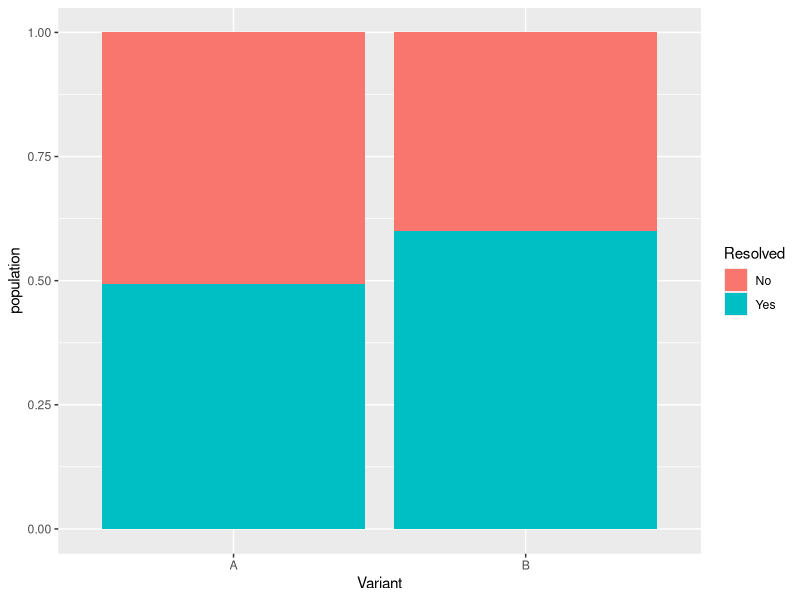
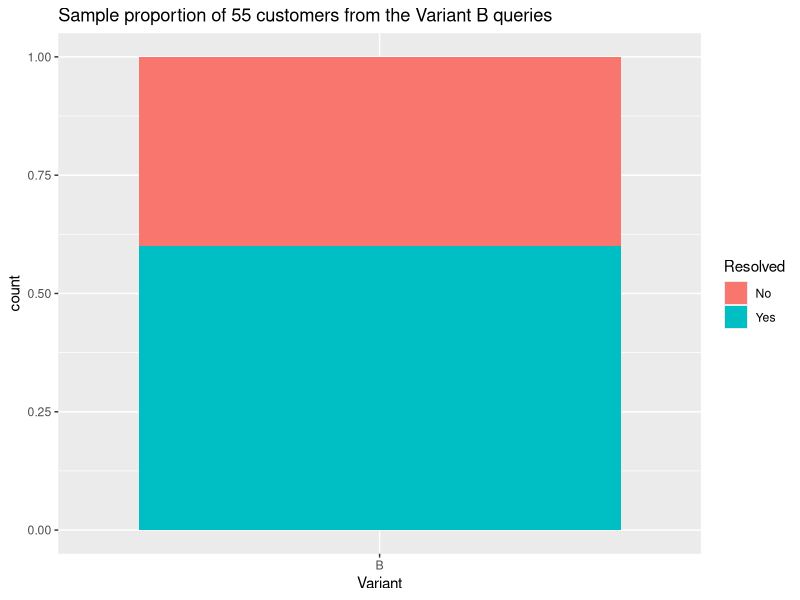

Here is the R script that generated these plots, in order:
## ---- chunk 1
library("tidyverse")
## ---- chunk 2
data <- data.frame(read.csv("./ab_test.csv", header = TRUE, sep = ","))

population <- count(data)$n
## ---- chunk 3
ggplot(data, aes(fill=Resolved, y=population, x=Variant)) +
  geom_bar(position = "fill", stat = "identity")

## ---- chunk 4
newVariantSample <- data %>%
  select(Variant, Time, Resolved) %>%
  filter(Variant == 'B')

visitsBelow3min <- newVariantSample %>%
  select(Time, Resolved) %>%
  filter(Time <= 180)

cntNewVariantSample <- count(newVariantSample)$n
cntVisitsBelow3min <- count(visitsBelow3min)$n

probabilityVisitBelow3min <- round(cntVisitsBelow3min / cntNewVariantSample, 3)

sprintf("Probability of a visit time below 3 minutes on the new variant (Variant B) = %s / %s = %s", cntVisitsBelow3min, cntNewVariantSample, probabilityVisitBelow3min)
## ---- chunk 5
oneDaySample <- sample_n(newVariantSample, 55) %>%
  summarise(count= n(), Time, Resolved, Variant)

ggplot(data = oneDaySample, aes(x = Variant, y = count, fill = Resolved)) +
  geom_bar(position = "fill", stat = "identity") +
  ggtitle("Sample proportion of 55 customers from the Variant B queries")
## ---- chunk 6
set.seed(4500)
dailyCnt <- list()

for (x in 1:10) {
  day <- sample_n(newVariantSample, 55)

  dailyCnt <- append(dailyCnt, day %>%
    select(Resolved) %>%
    filter(Resolved == "Yes") %>%
    summarise(count = n()))
}

threshold <- 55 * 0.7
for(cnt in dailyCnt) {
  print(cnt)
}

#resolvedOneDaySample <- replicate(10, (sample_n(newVariantSample, 55) %>%
 #   select(Resolved) %>%
  #    filter(Resolved == "Yes") %>%
   #   summarise(count(n = n()))))
#  oneDaySample %>% 
 # select(Resolved) %>%
  #filter(Resolved == "Yes") %>%
  #summarise(count = n()), 55))

#oneDaySampleCnt <- oneDaySample %>%
 # slice(1) %>%
  #select(count)

#probabilityResolved = round(resolvedOneDaySample$count / oneDaySampleCnt, 3)

#sprintf("Probability that at least 70 percent of queries on the new site will be resolved in a day = %s / %s = %s", resolvedOneDaySample$count, oneDaySampleCnt, probabilityResolved)
